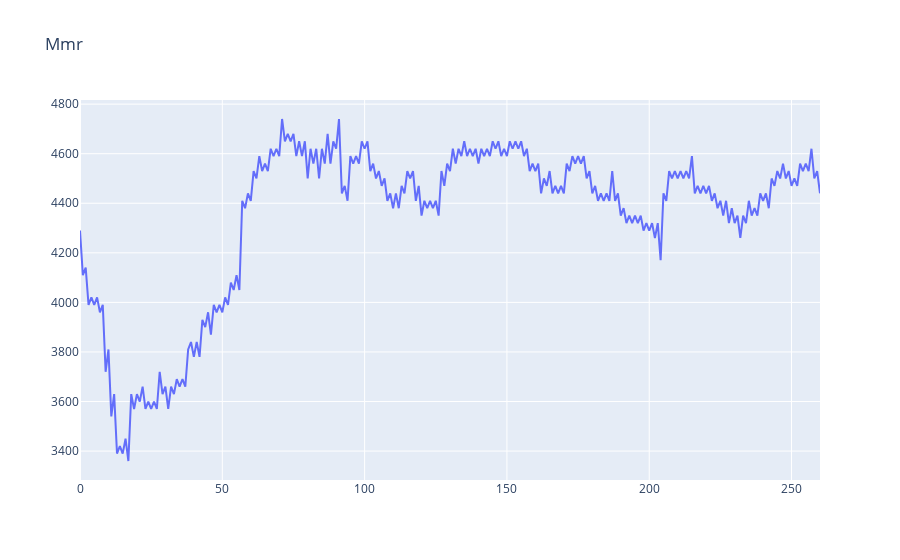

Notebook code for this chart:
### Markdown cell above
## Visualisation

### Code cell
def plotly_df(df, title = ''):
    data = []

    for column in df.columns:
        trace = go.Scatter(
            x = df.index,
            y = df[column],
            mode = 'lines',
            name = column
        )
        data.append(trace)

    layout = dict(title = title)
    fig = dict(data = data, layout = layout)
    iplot(fig, show_link=False)

plotly_df(df, title = "Mmr")

### Figure 1 — Plotly figure (JSON) as saved in the notebook; plotly's stock layout.template omitted (floating-point values rounded to 4 significant figures; data arrays with more than 128 entries replaced by an {"elided": "..."} marker saying what was removed)
{"data": [{"mode": "lines", "name": "mmr", "type": "scatter", "x": {"elided": "261 int values"}, "y": {"elided": "261 int values"}}], "layout": {"title": {"text": "Mmr"}}}
